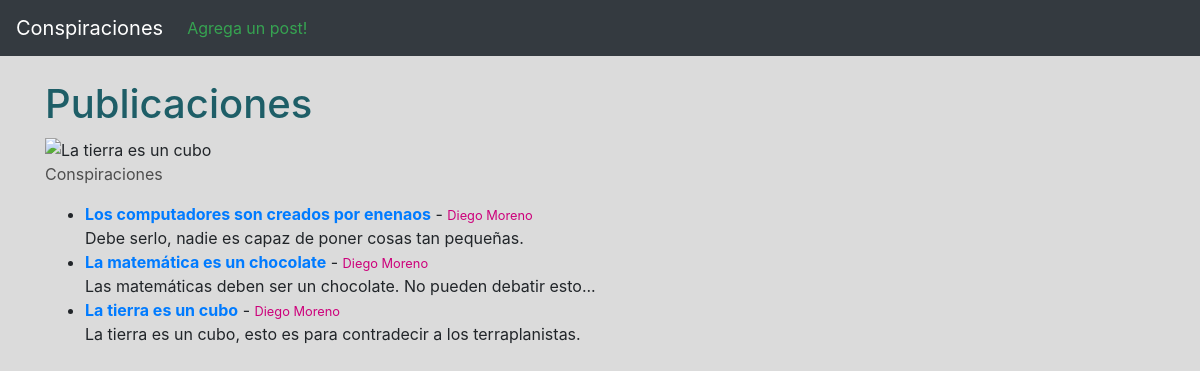
The page / on the database its author committed.
### theblog/models.py (models this page shows, shortened)
class Post(models.Model):
    title = models.CharField(max_length = 255)
    title_tag = models.CharField(max_length = 255)
    author = models.ForeignKey(
        User,
        on_delete = models.CASCADE
    )
    body = models.TextField()

### theblog/views.py (the view)
# urls.py: path('', HomeView.as_view(), name = "home"),
class HomeView(ListView):
    model = Post
    template_name = 'home.html'
    ordering = ['-id']

### theblog/templates/home.html (shortened to what this page needs)
{% extends 'base.html' %}
{% block content %}
<h1 style="color:rgb(30, 94, 103)">Publicaciones</h1>
<div class="figure">
  <img src="https://images.theconversation.com/files/412093/original/file-20210720-25-vxfvg6.jpg?ixlib=rb-1.1.0&rect=0%2C0%2C5520%2C1991&q=20&auto=format&w=320&fit=clip&dpr=2&usm=12&cs=strip"
       alt="La tierra es un cubo">
       <p style="color:rgba(0, 0, 0, 0.647)">Conspiraciones</p>
</div>
<ul>
{% for post in object_list %}
    <li><strong><a href = "{% url 'article-detail' post.pk %}">{{ post.title }}</strong></a>
         - <small><a style="color:rgb(205, 0, 123)">{{ post.author.first_name }} {{ post.author.last_name }}</a></small><br/>
    {{ post.body }}</li>
{% endfor %}
</ul>
{% endblock %}

### theblog/templates/base.html (shortened to what this page needs)
<!doctype html>
<html lang="en">
  <head>
    <link rel="stylesheet" href="https://cdn.jsdelivr.net/npm/bootstrap@4.4.1/dist/css/bootstrap.min.css">
  </head>
  <body>
    <nav class="navbar navbar-expand-lg navbar-dark bg-dark ">
        <a class="navbar-brand" href="{% url 'home' %}">Conspiraciones</a>
        <div class="collapse navbar-collapse" id="navbarSupportedContent">
          <ul class="navbar-nav mr-auto">
            <li class="nav-item">
              <a class="nav-link" href="{% url 'add_post' %}", style = "color: rgb(54, 163, 81)" >Agrega un post!</a>
            </li>
          </ul>
        </div>
      </nav>
    <br/>
    <div class = "container">
        {% block content %}
        {% endblock %}
    </div>
  </body>
</html>

### theblog/templates/home.html (style rules this page uses)
body { background-color: rgba(0, 0, 0, 0.142); }

### rows shown on the page
Post: title "Los computadores son creados por enenaos", author.first_name "Diego", author.last_name "Moreno", body "Debe serlo, nadie es capaz de poner cosas tan pequeñas."
Post: title "La matemática es un chocolate", author.first_name "Diego", author.last_name "Moreno", body "Las matemáticas deben ser un chocolate. No pueden debatir esto..."
Post: title "La tierra es un cubo", author.first_name "Diego", author.last_name "Moreno", body "La tierra es un cubo, esto es para contradecir a los terraplanistas."
